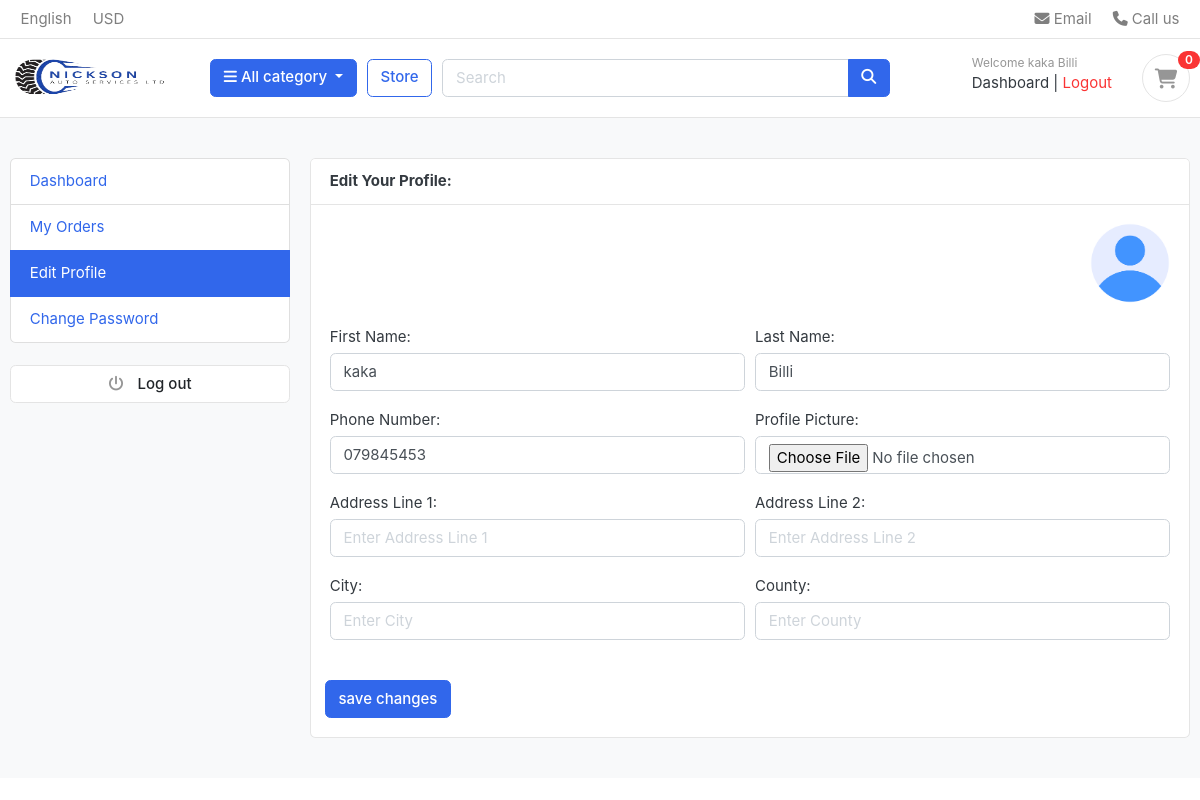
The app's page /accounts/edit_profile/ (signed in) with its own data.
### accounts/models.py (models this page shows, shortened)
class Account(AbstractUser):
    first_name = models.CharField(max_length=255)
    last_name = models.CharField(max_length=255)
    username = models.CharField(max_length=255, unique=True) # unique=True means that no two users can have the same username
    email = models.EmailField(unique=True) # unique=True means that no two users can have the same email address
    phone_number = models.CharField(max_length=15)
    is_vendor = models.BooleanField(default=False)
    USERNAME_FIELD = 'email' # username field
    REQUIRED_FIELDS = ['username', 'first_name', 'last_name'] # required when user is created

class UserProfile(models.Model):
    user = models.OneToOneField(Account, on_delete=models.CASCADE)
    address_line_1 = models.CharField(max_length=255, blank=True)
    address_line_2 = models.CharField(max_length=255, blank=True)
    profile_picture = models.ImageField(upload_to='userprofile/', blank=True, null=True)
    city = models.CharField(max_length=255, blank=True)
    county = models.CharField(max_length=255, blank=True)

### accounts/views.py (the view)
# urls.py: path('edit_profile/', views.edit_profile, name='edit_profile'),
@login_required(login_url='login')
def edit_profile(request):
    userprofile = get_object_or_404(UserProfile, user=request.user)
    if request.method == 'POST':
        user_form = UserForm(request.POST, instance=request.user)
        profile_form = UserProfileForm(request.POST, request.FILES, instance=userprofile)
        if user_form.is_valid() and profile_form.is_valid():
            user_form.save()
            profile_form.save()
            messages.success(request, 'Your profile has been updated')
            return redirect('edit_profile')
    else:
        user_form = UserForm(instance=request.user)
        profile_form = UserProfileForm(instance=userprofile)
    context = {
        'user_form': user_form,
        'profile_form': profile_form,
        'userprofile': userprofile,
    }
    return render(request, 'accounts/edit_profile.html', context)

### accounts/forms.py
class UserForm(forms.ModelForm):
    class Meta:
        model = Account
        fields = ('first_name', 'last_name', 'phone_number')
    def __init__(self, *args, **kwargs):
        super(UserForm, self).__init__(*args, **kwargs)
        self.fields['first_name'].widget.attrs['placeholder'] = 'Enter First Name'
        self.fields['last_name'].widget.attrs['placeholder'] = 'Enter Last Name'
        self.fields['phone_number'].widget.attrs['placeholder'] = 'Enter Phone Number'
        for field in self.fields:
            self.fields[field].widget.attrs['class'] = 'form-control'

class UserProfileForm(forms.ModelForm):
    profile_picture = forms.ImageField(required=False, error_messages={'invalid':("Image files only")}, widget=forms.FileInput)
    class Meta:
        model = UserProfile
        fields = ('address_line_1', 'address_line_2', 'city',  'county', 'profile_picture')
    def __init__(self, *args, **kwargs):
        super(UserProfileForm, self).__init__(*args, **kwargs)
        self.fields['address_line_1'].widget.attrs['placeholder'] = 'Enter Address Line 1'
        self.fields['address_line_2'].widget.attrs['placeholder'] = 'Enter Address Line 2'
        self.fields['city'].widget.attrs['placeholder'] = 'Enter City'
        self.fields['county'].widget.attrs['placeholder'] = 'Enter County'
        for field in self.fields:
            self.fields[field].widget.attrs['class'] = 'form-control'

### carts/context_processors.py (called while the page is built)
def counter(request):
    item_count = 0
    if 'admin' in request.path:
        return {}
    else:
        try:
            cart = Cart.objects.filter(cart_id=_cart_id(request)) # get the cart using the cart_id present in the session
            if request.user.is_authenticated:
                cart_items = CartItem.objects.all().filter(user=request.user)
            else:
                cart_items = CartItem.objects.all().filter(cart=cart[:1]) # get all the cart items using the cart
            for cart_item in cart_items:
                item_count += cart_item.quantity
        except Cart.DoesNotExist:
            item_count = 0
    return dict(item_count=item_count)

### carts/views.py (called while the page is built)
def _cart_id(request):
    cart = request.session.session_key
    if not cart:
        cart = request.session.create()
    return cart

### category/context_processors.py (called while the page is built)
def menu_links(request):
    links = Category.objects.all()
    return dict(links=links)

### category/models.py (called while the page is built)
    def get_url(self):
        return reverse('products_by_category', args=[self.slug])

### templates/accounts/edit_profile.html (shortened to what this page needs)
{% extends 'base.html' %} {% block title %}Edit Profile{% endblock %}
{% load static %}
{% block content %}
<section class="section-conten padding-y bg">
  <div class="container">
    <div class="row">
      {% include 'includes/dashboard_sidebar.html' %}
      <main class="col-md-9">
        <article class="card">
          <header class="card-header">
            <strong class="d-inline-block mr-3">Edit Your Profile:</strong>
          </header>
          <div class="card-body">
            <div class="text-right">
              {% if userprofile.profile_picture %}
                <img
                    src="{{userprofile.profile_picture.url}}"
                    class="img-sm rounded-circle mb-4"
                    alt="profile image"
                />
              {% else %}
                <img
                    src="{% static 'images/avatars/user.png' %}"
                    class="img-sm rounded-circle mb-4"
                    alt="profile image"
                />
              {% endif %}
            </div>
            <div class="row">
              <div class="col-md-12">
                <form action="{% url 'edit_profile' %}" method="POST" enctype="multipart/form-data">
                  <div class="form-row">
                    <div class="form-group col-md-6">
                      <label for="first_name">First Name:</label>
                      {{user_form.first_name}}
                    </div>
                    <div class="form-group col-md-6">
                      <label for="last_name">Last Name:</label>
                        {{user_form.last_name}}
                    </div>
                    <div class="form-group col-md-6">
                      <label for="phone_number">Phone Number:</label>
                      {{user_form.phone_number}}
                    </div>
                    <div class="form-group col-md-6">
                        <label for="phone_number">Profile Picture:</label>
                        {{profile_form.profile_picture}}
                      </div>
                    <div class="form-group col-md-6">
                      <label for="address">Address Line 1:</label>
                      {{profile_form.address_line_1}}
                    </div>
                    <div class="form-group col-md-6">
                      <label for="address">Address Line 2:</label>
                      {{profile_form.address_line_2}}
                    </div>
                    <div class="form-group col-md-6">
                      <label for="city">City:</label>
                      {{profile_form.city}}
                    </div>
                    <div class="form-group col-md-6">
                      <label for="country">County:</label>
                        {{profile_form.county}}
                    </div>
                      <input
                        type="submit"
                        class="btn btn-primary mt-4"
                        value="save changes"
                      />
                    </div>
                  </div>
              </div>
            </div>
          </div>
    </div>
</section>
{% endblock %}

### templates/includes/navbar.html (shortened to what this page needs)
{% load static %}
<header class="section-header">
  <nav class="navbar p-md-0 navbar-expand-sm navbar-light border-bottom">
    <div class="container">
      <div class="collapse navbar-collapse" id="navbarTop4">
        <ul class="navbar-nav mr-auto">
          <li class="nav-item dropdown">
            <a href="#" class="nav-link"> English </a>
          </li>
          <li class="nav-item dropdown">
            <a href="#" class="nav-link"> USD </a>
          </li>
        </ul>
        <ul class="navbar-nav">
          <li>
            <a href="#" class="nav-link">
              <i class="fa fa-envelope"></i> Email
            </a>
          </li>
          <li>
            <a href="#" class="nav-link">
              <i class="fa fa-phone"></i> Call us
            </a>
          </li>
        </ul>
      </div>
    </div>
  </nav>
  <section class="header-main border-bottom">
    <div class="container">
        <div class="row align-items-center">
            <div class="col-lg-2 col-md-3 col-6">
                <a href="{% url 'home' %}" class="brand-wrap">
                    <img class="logo" src="{% static 'images/logo1.png' %}" style="width: 160px;" alt="Logo"/>
                </a>
            </div>
            <div class="col-lg col-sm col-md col-6 flex-grow-0">
                <div class="category-wrap dropdown d-inline-block float-right">
                    <button type="button" class="btn btn-primary dropdown-toggle" data-toggle="dropdown">
                        <i class="fa fa-bars"></i> All category
                    </button>
                </div>
            </div>
            <a href="{% url 'store' %}" class="btn btn-outline-primary">Store</a>
            <div class="col-lg col-md-6 col-sm-12 col">
                <form action="{% url 'search' %}" class="search" method="GET">
                    <div class="input-group w-100">
                        <input type="text" class="form-control" style="width: 60%" placeholder="Search" name="keyword"/>
                        <div class="input-group-append">
                            <button class="btn btn-primary" type="submit">
                                <i class="fa fa-search"></i>
                            </button>
                        </div>
                    </div>
                </form>
            </div>
            <div class="col-lg-3 col-sm-6 col-8 order-2 order-lg-3">
                <div class="d-flex justify-content-end mb-3 mb-lg-0">
                    <div class="widget-header">
                        <div>
                            {% if request.user.is_authenticated %}
                                <small class="title text-muted">Welcome {{ user.first_name }} {{ user.last_name }}</small>
                                <a href="{% url 'dashboard' %}">Dashboard</a>
                                <span class="dark-transp"> | </span>
                                <a class="text-danger" type="button" href="{% url 'logout' %}">Logout</a>
                            {% else %}
                                <small class="title text-muted">Welcome Guest</small>
                                <a href="{% url 'login' %}">Sign in</a>
                                <span class="dark-transp"> | </span>
                                <a href="{% url 'register' %}">Register</a>
                            {% endif %}
                        </div>
                    </div>
                    <a href="{% url 'cart' %}" class="widget-header pl-3 ml-3">
                        <div class="icon icon-sm rounded-circle border">
                            <i class="fa fa-shopping-cart"></i>
                        </div>
                        <span class="badge badge-pill badge-danger notify">
                            {{ item_count }}
                        </span>
                    </a>
                </div>
            </div>
        </div>
    </div>
</section>
</header>

### static/css/ui.css (style rules this page uses)
html { font-family: "Inter", sans-serif; font-size: 15px; }
.icon-xs, .icon-sm, .icon-md, .icon-lg { display: inline-block; text-align: center; flex-shrink: 0; flex-grow: 0; }
.icon-sm { width: 48px; height: 48px; line-height: 48px !important; font-size: 20px; }
.img-xs, .img-sm, .img-md, .img-lg { -o-object-fit: cover; object-fit: cover; flex-shrink: 0; flex-grow: 0; }
.img-sm { width: 80px; height: 80px; }
.padding-y { padding-top: 40px; padding-bottom: 40px; }
article:after, .form-group:after { display: block; clear: both; content: ""; }
.bg { background-color: #f8f9fa; }
.header-main { position: relative; padding-top: 1rem; padding-bottom: 1rem; }
.brand-wrap .logo, .navbar-brand .logo { margin-right: 7px; max-height: 42px; display: inline-block; }
.widget-header { display: inline-block; vertical-align: middle; position: relative; }
.widget-header a { color: #343a40; }
.widget-header i { color: #969696; }
.widget-header .title { display: block; }
.widget-header .notify { position: absolute; top: -3px; right: -10px; }
.notify { position: absolute; top: -4px; right: -10px; display: inline-block; padding: 0.25em 0.6em; font-size: 12px; line-height: 1; text-align: center; border-radius: 3rem; color: #fff; background-color: #fa3434; }

### records on screen
Account: first_name "kaka", last_name "Billi", phone_number "079845453"

### other values on screen
{{ item_count }} "0"
